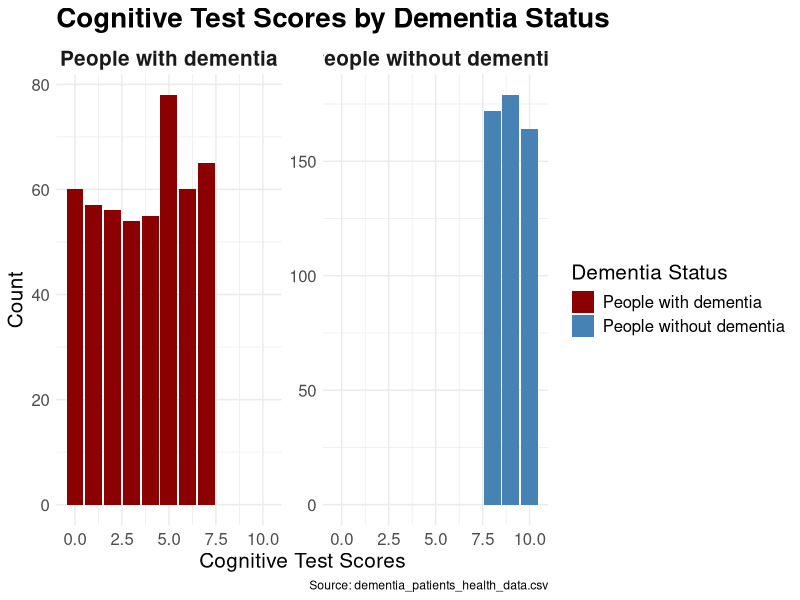

Source code (R):
library(tidyverse)
library(dplyr)

# Load the data
data <- read.csv("data/dementia_patients_health_data.csv")

# Convert relevant columns to appropriate data types
data$Dementia <- as.factor(data$Dementia)
data$Cognitive_Test_Scores <- as.numeric(data$Cognitive_Test_Scores)

# Change the labels for dementia status from numbers to words
data$Dementia <- factor(data$Dementia, levels = c("1", "0"), labels = c("People with dementia", "People without dementia"))

# Create the facet bar graph
cognitive_plot <- ggplot(data, aes(x = Cognitive_Test_Scores, fill = Dementia)) +
  geom_bar() +
  facet_wrap(~ Dementia, scales = "free_y") + 
  # Add labels
  labs(title = "Cognitive Test Scores by Dementia Status",
       x = "Cognitive Test Scores",
       y = "Count",
       fill = "Dementia Status",
       caption = "Source: dementia_patients_health_data.csv") +
  theme_minimal() +
  # Make a cleaner theme
  theme(
    plot.title = element_text(size = 20, face = "bold"),
    axis.title = element_text(size = 15),
    axis.text = element_text(size = 12),
    strip.text = element_text(size = 15, face = "bold"),
    legend.title = element_text(size = 15),
    legend.text = element_text(size = 12)
  ) +
  # Add colors
  scale_fill_manual(values = c("People with dementia" = "darkred", 
                               "People without dementia" = "steelblue"))

# Save the plot as a png to be added to a page
ggsave("cognitive_test_scores.png", plot = cognitive_plot)